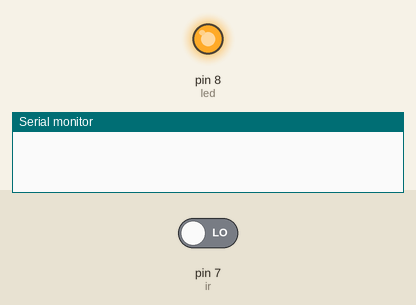
A sketch run on a simulated Arduino Uno, built with avr-gcc and run on an emulated ATmega328P. Shown: output pins drawn as LEDs (lit = HIGH), the last lines printed to the serial monitor. Inputs (shaded band) come from the test bench; at power-on: pin 7 (ir) LOW.

Above: at 1.2 s.
1.3 s: pin 7 (ir) driven HIGH
At 2.1 s:
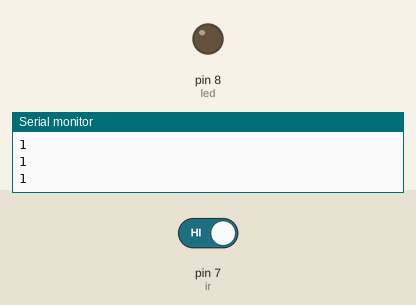
2.9 s: pin 7 (ir) driven LOW
At 3.4 s:
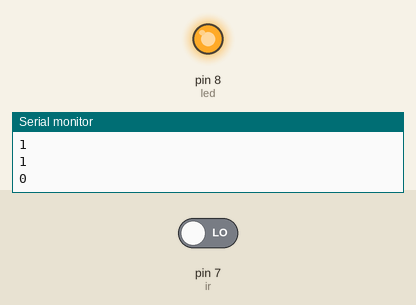
Timing chart, 0 to 5.9 s (numbered marks = the images above; inputs shaded):
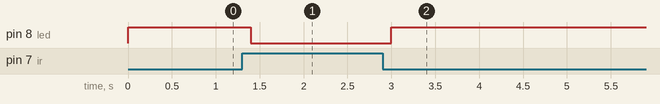

The sketch:

Ir_sensor.ino
```cpp
int ir=7;
 int led=8;

void setup() {
 pinMode(ir,INPUT);
 pinMode(led,OUTPUT);
 Serial.begin(9600);

}

void loop() {
  // put your main code here, to run repeatedly:
  if(digitalRead(ir)==1){
    digitalWrite(led,LOW);
    delay(100);
    Serial.println(digitalRead(ir));
  }
  else{
    digitalWrite(led,HIGH);
    delay(100);
  }
  delay(100);

}
```

Measured:
- after the input at 1.3 s, pin 8 (led): HIGH → LOW after 0.10 s
- after the input at 2.9 s, pin 8 (led): LOW → HIGH after 0.10 s
